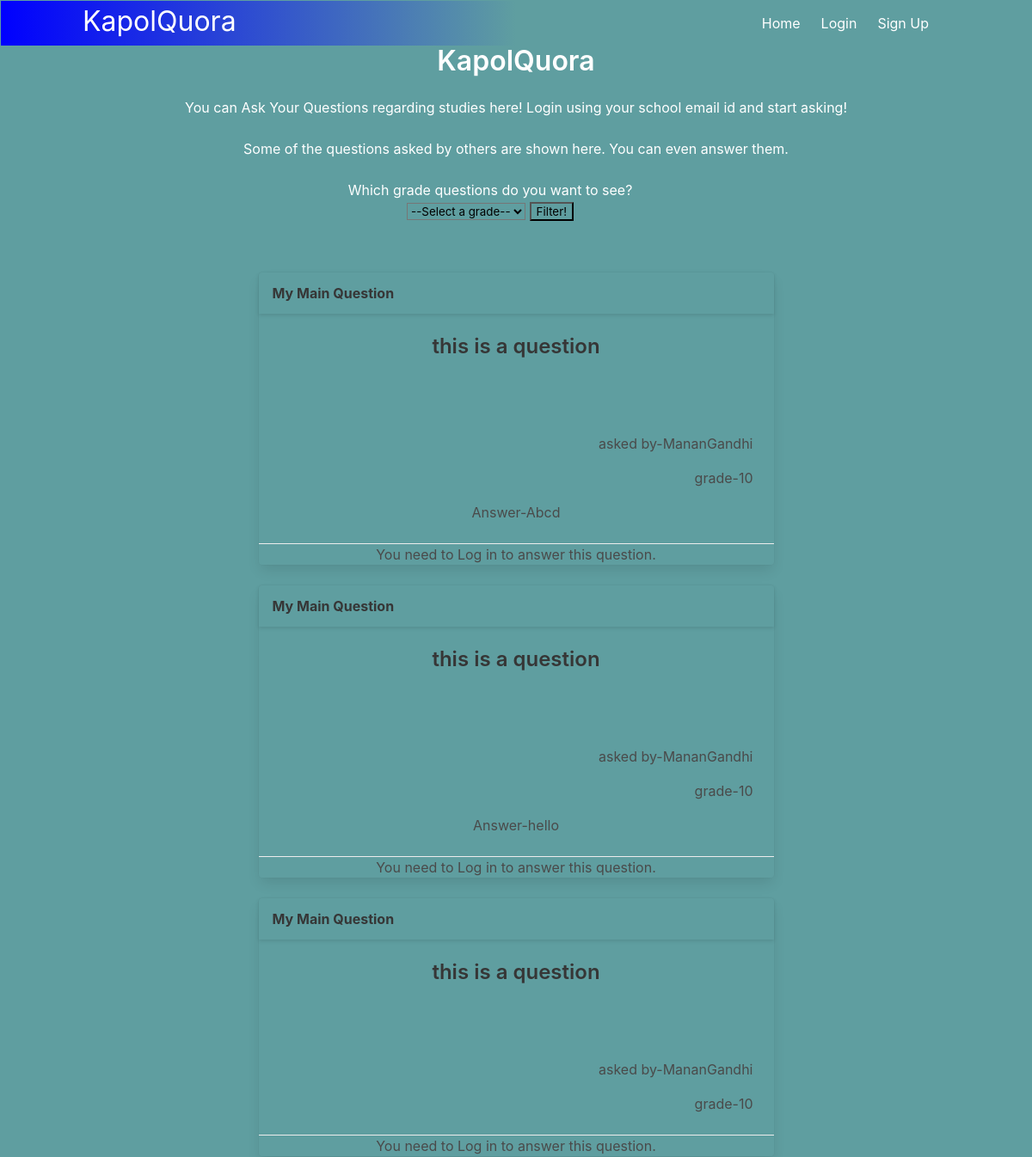
The page / on the database its author committed.
### models.py (models this page shows)
class Questions(db.Model):
    sno=db.Column(db.Integer, primary_key=True)
    question=db.Column(db.String(1000))
    description=db.Column(db.String(100000))
    author=db.Column(db.String(1000))
    std=db.Column(db.Integer())
    answer=db.Column(db.String(100000))

### main.py (the view)
@main.route('/')
def index():
    return render_template('index.html', data=Questions.query.all()[::-1])

### templates/index.html (shortened to what this page needs)
{% extends "base.html" %}
{% block content %}
<div style="position:relative; top:0%; text-align: center;">
<h1 class="title">KapolQuora</h1>
<h2>You can Ask Your Questions regarding studies here! Login using your school email id and start asking!</h2><br>
<h5>Some of the questions asked by others are shown here. You can even answer them.</h5><br>
{% if data %}
<form action="/" method="POST">
<div style="margin:auto; padding-right:5%; padding-bottom: 3%;">
  <p>Which grade questions do you want to see?</p>
    <select id="std" name="std" style="background-color: transparent">
        <option disabled selected>--Select a grade--</option>
    </select>
    <input style="background-color: transparent;" type="submit" value="Filter!">
</div>
</form>
{% for x in data %}
<br>
<div class="card" style="text-align: center; margin:auto; width: 50%; background-color: transparent;">
    <div class="card-header" style="align-content: center;">
      <p class="card-header-title" style="align-content: center;">
        {{x.question}}
      </p>
    </div>
    <div class="card-content">
      <div class="content">
            <h3>{{x.description}}</h3>
        <br><br><br>
            <p style="text-align:end">asked by-{{x.author}}</p>
            <p style="text-align:end">grade-{{x.std}}</p>
            {% if x.answer %}
              <p>Answer-{{x.answer}}</p>
            {% endif %}
      </div>
    </div>
    {% if current_user.is_authenticated and x.answer %}
    <p>This question is already answered!</p>
    {% elif current_user.is_authenticated %}
    <footer class="card-footer" id="answers-area"><button onclick="answer({{x.sno}})" class="card-footer-item" style="background-color: transparent;">Answer!</button><button onclick="report({{x.sno}})" class="card-footer-item" style="background-color: transparent;">Report</button></footer>
    {% else %}
    <footer class="card-footer"><p style="text-align: center; margin:auto;">You need to Log in to answer this question.</p></footer>
    {% endif %}
  </div>
</div>
{% endfor %}
{% else %}
    <h4 style="padding-top:10px">No questions are asked till now! Add one yourself.</h4>
{% endif %}
{% endblock %}

### templates/base.html (shortened to what this page needs)
<!DOCTYPE html>
<html>
<head>
    <link rel="stylesheet" href="https://cdnjs.cloudflare.com/ajax/libs/bulma/0.7.2/css/bulma.min.css" />
</head>
<body >
    <section class="hero is-primary is-fullheight" style="background-color: cadetblue; padding: 1px;">
        <div class="hero-head">
            <nav class="navbar" style="background-image: linear-gradient(to right, blue, cadetblue, cadetblue);">
                <div class="container">
                    <div class="navbar-brand">
                        <a class="navbar-brand" style="font-size:xx-large;" href="{{url_for('main.index')}}">KapolQuora</a>
                    </div>
                    <div id="navid" class="navbar-menu is-active" style="background-color: transparent;">
                        <div class="navbar-end">
                            <a href="{{ url_for('main.index') }}" class="navbar-item">
                                Home
                            </a>
                            {% if not current_user.is_authenticated %}
                            <a href="{{ url_for('auth.login') }}" class="navbar-item">
                                Login
                            </a>
                            <a href="{{ url_for('auth.signup') }}" class="navbar-item">
                                Sign Up
                            </a>
                            {% endif %}
                        </div>
                    </div>
                </div>
            </nav>
            {% block content %}
            {% endblock %}
    </section>
</body>
</html>

### rows shown on the page
Questions: question "My Main Question", description "this is a question", author "MananGandhi", std "10", answer "Abcd"
Questions: question "My Main Question", description "this is a question", author "MananGandhi", std "10", answer "hello"
Questions: question "My Main Question", description "this is a question", author "MananGandhi", std "10"
